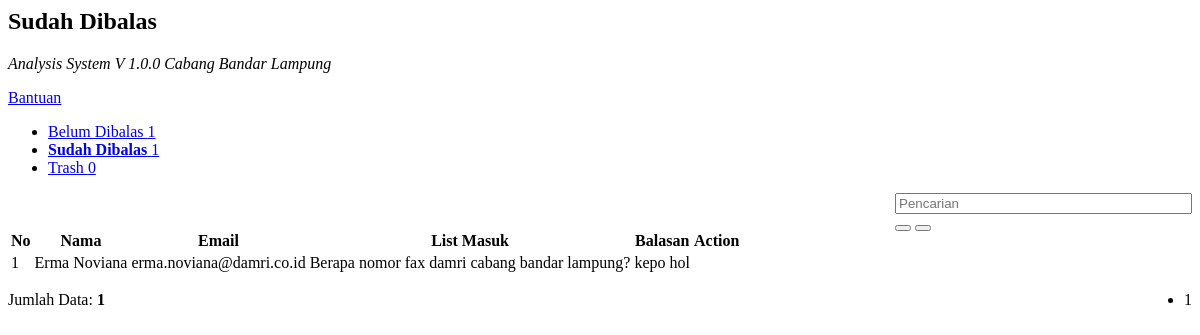
/admin/sudah_dibalas.php, run on an earlier commit of the app's database.
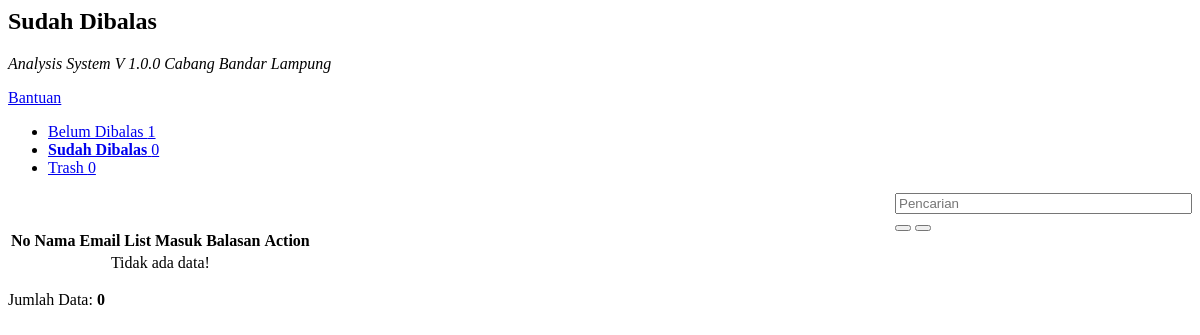
And on a later commit of the database.
### tables this page shows
CREATE TABLE `tbl_helpdesk` (
  `id_helpdesk` int(10) NOT NULL,
  `nama` varchar(50) DEFAULT NULL,
  `email` varchar(100) DEFAULT NULL,
  `inbox` varchar(255) DEFAULT NULL,
  `outbox` varchar(255) DEFAULT NULL,
  `tanggal` varchar(25) DEFAULT NULL,
  `trash` int(10) DEFAULT NULL,
  `status` int(10) DEFAULT NULL
);

### admin/sudah_dibalas.php (the view, shortened to what the changed rows need)
<body>
    <div class="breadcomb-area">
        <div class="container">
            <div class="row">
                <div class="col-lg-12 col-md-12 col-sm-12 col-xs-12">
                    <div class="breadcomb-list">
                        <div class="row">
                            <div class="col-lg-6 col-md-6 col-sm-6 col-xs-12">
                                <div class="breadcomb-wp">
                                    <div class="breadcomb-ctn">
                                        <h2>Sudah Dibalas</h2>
                                    </div>
                                </div>
                            </div>
                        </div>
                    </div>
                </div>
            </div>
        </div>
    </div>
    <div class="inbox-area">
        <div class="container">
            <div class="row">
                <div class="col-lg-3 col-md-3 col-sm-3 col-xs-12">
                    <div class="inbox-left-sd">
                       <div class="inbox-status">
                           <ul class="inbox-st-nav">
                               <li>
                                 <a href="index.php?content=sudah_dibalas"><i class="notika-icon notika-sent"></i> <b>Sudah Dibalas</b>
                                   <span class="pull-right">
                                     <?php
                                       $qhelp      = "SELECT count(*) as count FROM tbl_helpdesk WHERE status=1 AND outbox!='0' AND trash=0";
                                       $query      = mysqli_query($konek, $qhelp)or die(mysqli_error($konek));
                                       $result     = mysqli_fetch_assoc($query);
                                       $count      = $result['count'];
                                       echo $count;
                                     ?>
                                   </span>
                                 </a>
                               </li>
                                     <?php
                                       $qhelp      = "SELECT count(*) as count FROM tbl_helpdesk WHERE trash=1";
                                       $query      = mysqli_query($konek, $qhelp)or die(mysqli_error($konek));
                                     ?>
                           </ul>
                       </div>
                    </div>
                </div>
                <div class="col-lg-9 col-md-9 col-sm-9 col-xs-12">
                    <div class="data-table-area">
                        <div class="container">
                            <div class="row">
                                <div class="col-lg-9 col-md-9 col-sm-9 col-xs-12">
                                    <div class="data-table-list">
                                        <div class="table-responsive">
                                              <br><br>
                                              <form class="form-horizontal" method="POST">
                                                <table class="table table-striped" id="data-table-basic">
                                                  <thead>
                                                    <tr>
                                                      <th>No</th>
                                                      <th>Nama</th>
                                                      <th>Email</th>
                                                      <th>List Masuk</th>
                                                      <th>Balasan</th>
                                                      <th>Action</th>
                                                    </tr>
                                                  </thead>
                                                  <tbody>
                                                    <?php
                                                      include '../config/koneksi.php';
                                                                 $batas  = 10;
                                                                 $hal    = @$_GET['hal'];
                                                                 if (empty($hal)) {
                                                                   $posisi = 0;
                                                                   $hal    = 1;
                                                                 } else {
                                                                   $posisi = ($hal - 1) * $batas;
                                                                 }
                                                                 if($_SERVER['REQUEST_METHOD'] == "POST") {
                                                                   $pencarian = trim(mysqli_real_escape_string($konek, $_POST['pencarian']));
                                                                   if ($pencarian != '') {
                                                                     $sql = "SELECT * FROM tbl_helpdesk WHERE status='1' AND trash='0' AND nama LIKE '%$pencarian%' OR email LIKE '%$pencarian%' OR inbox LIKE '%$pencarian%' OR outbox LIKE '%$pencarian%' ORDER BY id_helpdesk DESC";
                                                                     $query = $sql;
                                                                     $queryJml = $sql;
                                                                   } else {
                                                                     $query = "SELECT * FROM tbl_helpdesk WHERE status='1' AND trash='0' ORDER BY id_helpdesk DESC LIMIT $posisi, $batas ";
                                                                     $queryJml = "SELECT * FROM tbl_helpdesk WHERE status='1' AND trash='0' ORDER BY id_helpdesk DESC";
                                                                     $no = $posisi + 1;
                                                                   }
                                                                 } else {
                                                                   $query = "SELECT * FROM tbl_helpdesk WHERE status='1' AND trash='0' ORDER BY id_helpdesk DESC LIMIT $posisi, $batas ";
                                                                   $queryJml = "SELECT * FROM tbl_helpdesk WHERE status='1' AND trash='0' ORDER BY id_helpdesk DESC";
                                                                 }
                                                      $querydata = mysqli_query($konek, $query)or die(mysqli_error());
                                                              if(mysqli_num_rows($querydata) == 0){
                                                                echo '<tr><td colspan="6" align="center">Tidak ada data!</td></tr>';
                                                              }
                                                                else
                                                              {
                                                                $no = 1;
                                                                while($data = mysqli_fetch_array($querydata)){
                                                                  echo '<tr>';
                                                                  echo '<td>'.$no.'</td>';
                                                                  echo '<td>'.$data['nama'].'</td>';
                                                                  echo '<td>'.$data['email'].'</td>';
                                                                  echo '<td>'.$data['inbox'].'</td>';
                                                                  echo '<td>'.$data['outbox'].'</td>';
                                                                  echo '<td align="center"  width="20"><a data-toggle="tooltip" data-placement="left" title="Pindahkan ke Trash" href=../config/trash.php?id_helpdesk='.$data['id_helpdesk'].'><i class="fa fa-trash fa-fw"></i></a></td>';
                                                                  echo '</tr>';
                                                                  $no++;
                                                                }
                                                              }
                                                          ?>
                                                  </tbody>
                                                </table>
                                              </form>
                                              <?php
                                               if($_SERVER['REQUEST_METHOD'] == "POST") {
                                                      $pencarian = trim(mysqli_real_escape_string($konek, $_POST['pencarian']));
                                                  echo "<div style=\"float:left;\">";
                                                  $jml = mysqli_num_rows(mysqli_query($konek, $queryJml));
                                                  echo "Data Hasil Pencarian: <b>$jml</b>";
                                                  echo "</div>";
                                                } else { ?>
                                                  <div style="float:left;">
                                                    <?php
                                                    $jml = mysqli_num_rows(mysqli_query($konek, $queryJml));
                                                    echo "Jumlah Data: <b>$jml</b>";
                                                    ?>
                                                  </div>
                                                  <div style="float:right;">
                                                    <ul class="pagination pagination-sm" style="margin: 0">
                                                      <?php
                                                      $jml_hal = ceil($jml / $batas);
                                                      for ($i=1; $i <= $jml_hal; $i++) {
                                                        if ($i != $hal) {
                                                          echo "<li><a href=\"index.php?content=sudah_dibalas&&hal=$i\">$i</a></li>";
                                                        } else {
                                                          echo "<li class=\"active\"><a>$i</a></li>";
                                                        }
                                                      }
                                                    }
                                                      ?>
                                                    </ul>
                                                  </div>
                                            </div>
                                        </div>
                                    </div>
                                </div>
                            </div>
                        </div>
                    </div>
                </div>
            </div>
        </div>

What changed in the data, as far as the page shows it:
removed tbl_helpdesk: nama "Erma Noviana", email "erma.noviana@damri.co.id", inbox "Berapa nomor fax damri cabang bandar lampung?", outbox "kepo hol"
Also different on the page:
$count: "1" → "0"
$jml: "1" → "0"
text now shown: "Tidak ada data!"
list line gone: "1"
